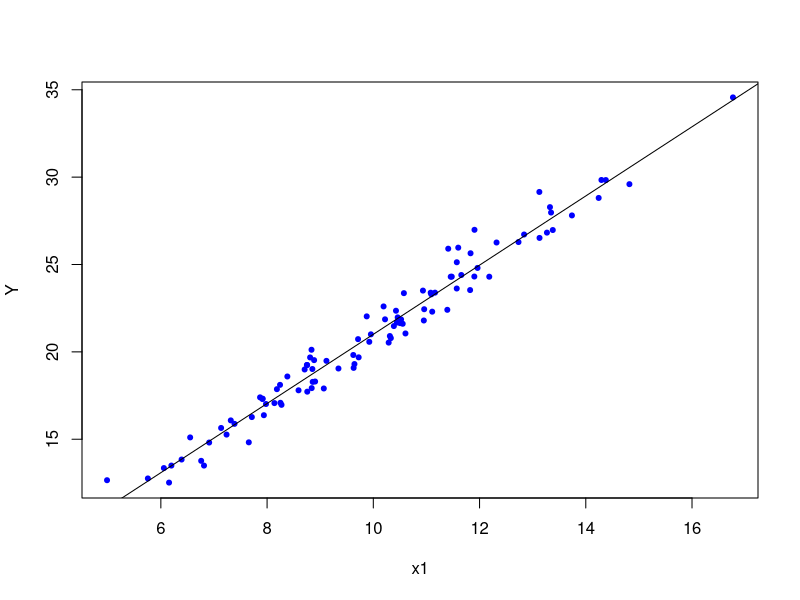

Source code (R): (Note: a time limit stopped this script after it produced the figure.)
## ---- chunk 1
set.seed(1001)
N <- 100
int <- rep(1, N)
x1 <- rnorm(N, mean = 10, sd = 2)
Y <- rnorm(N, 2*x1 + int, 1)
model <- lm(Y ~ x1)
beta <- coef(model)
beta

plot(x1, Y, col = "blue", pch = 20)
abline(beta)
## ---- chunk 2
#starting points
set.seed(234)
b <- runif(1, 0, 1)
c <- runif(1, 0, 1)
n <- length(x1)
  
#function
yhat <- c + b * x1
  
#gradient
MSE <- sum((Y - yhat) ^ 2) / n
converged = FALSE
iterations = 0
  
#while loop
while (converged == FALSE) {
    b_new <- b - ((0.01 * (1 / n)) * (sum((Y - yhat) * x1 * (-1))))
    c_new <- c - ((0.01 * (1 / n)) * (sum(Y - yhat) * (-1)))
    b <- b_new
    c <- c_new
    
    yhat <- b * x1 + c
    MSE_new <- sum((Y - yhat) ^ 2) / n
    MSE <- c(MSE, MSE_new)
    
    d = tail(abs(diff(MSE)), 1)
    if (round(d, 12) == 0) converged = TRUE
    iterations = iterations + 1
    if (iterations > 100000) converged = TRUE
}

c(iterations, c, b)
## ---- chunk 3
set.seed(1001)
N <- 1000
int <- rep(1, N)
x1 <- rnorm(N, mean = 10, sd = 2)
Y <- rnorm(N, 2*x1 + int, 1)
model <- lm(Y ~ x1)
beta <- coef(model)

grdescent <- function(x, y, lr,  maxiter) {
  #starting points
  set.seed(234)
  b <- runif(1, 0, 1)
  c <- runif(1, 0, 1)
  n <- length(x)
  
  #function
  yhat <- c + b * x
  
  #gradient
  MSE <- sum((y - yhat) ^ 2) / n
  converged = FALSE
  iterations = 0
  
  #while loop
  while (converged == F) {
    b_new <- b - ((lr * (1 / n)) * (sum((y - yhat) * x * (-1))))
    c_new <- c - ((lr * (1 / n)) * (sum(y - yhat) * (-1)))
    b <- b_new
    c <- c_new
    
    yhat <- b * x + c
    MSE_new <- sum((y - yhat) ^ 2) / n
    MSE <- c(MSE, MSE_new)
    d = tail(abs(diff(MSE)), 1)
    
    if (round(d, 12) == 0) {
      converged = TRUE
      return(paste("Iterations: ", iterations, "Intercept: ", c, "Slope: ", b))
    }
    iterations = iterations + 1
    if (iterations > maxiter) {
      converged = TRUE
      return(paste("Max. iter. reached, ", "Intercept:",
                   c, "Slope:", b))
    }
  }
}

grdescent(x1, Y, 0.01, 100000)
beta
## ---- chunk 4
set.seed(1001)
N <- 1000
int <- rep(1, N)
x1 <- rnorm(N, mean = 10, sd = 2)
Y <- rnorm(N, 2*x1 + int, 1)
model <- lm(Y ~ x1)
beta <- coef(model)

# Starting points
set.seed(234)
b <- runif(1, 0, 1)
c <- runif(1, 0, 1)

# Stochastic Gradient Descent
learning_rate <- 0.01
max_iterations <- 100000
converged <- FALSE
iterations <- 0

while (!converged && iterations < max_iterations) {
  i <- sample(1:N, 1) # Randomly select an index for stochastic update
  x_i <- x1[i]
  y_i <- Y[i]
  
  yhat_i <- c + b * x_i 
  # If we split the data and use x_i from the validation set,
  # MSE becomes the validation error 
  
  # Update rules for SGD: using just one data point
  # Note that y_i could be from the validation set
  b_new <- b - learning_rate * (yhat_i - y_i) * x_i
  c_new <- c - learning_rate * (yhat_i - y_i)
  
  if (abs(b_new - b) < 1e-8) {
    converged <- TRUE
  }
  
  b <- b_new
  c <- c_new
  iterations <- iterations + 1
  
  # Note that we can calculate MSPE if use validation set 
  yhat <- b * x1 + c
  MSE_new <- sum((Y - yhat) ^ 2) / n
  MSE <- c(MSE, MSE_new)
  d = tail(abs(diff(MSE)), 1)
  
}

c(iterations, c, b)
beta
tail(MSE, 1)
d
## ---- chunk 5
set.seed(1001)
N <- 10000000
int <- rep(1, N)
x1 <- rnorm(N, mean = 10, sd = 2)
Y <- rnorm(N, 2*x1 + int, 1)
model <- lm(Y ~ x1)
beta <- coef(model)
beta

# Starting points
set.seed(234)
b <- runif(1, 0, 1)
c <- runif(1, 0, 1)
n <- length(x1)

# Parameters
learning_rate <- 0.01
batch <- 10000
epochs <- 10 # Reduced for practicality
epsilon <- 1e-6 # Small threshold for convergence check

# Gradient
yhat <- c + b * x1
MSE <- sum((Y - yhat) ^ 2) / n
converged <- FALSE
iterations <- 0
MSE_change <- numeric(epochs) # Pre-allocate for efficiency

# While loop
while (!converged && iterations < epochs) {
  # Shuffle data points
  indices <- sample(n, n)
  
  for (i in seq(1, n, by = batch)) {
    idx <- indices[i:min(i + batch - 1, n)]
    x_batch <- x1[idx]
    y_batch <- Y[idx]
    
    yhat_batch <- c + b * x_batch
    
    # Gradient calculation
    b_gradient <- -(1 / length(idx)) * sum((y_batch - yhat_batch) * x_batch)
    c_gradient <- -(1 / length(idx)) * sum(y_batch - yhat_batch)
    
    # Update parameters
    b <- b - learning_rate * b_gradient
    c <- c - learning_rate * c_gradient
  }
  
  # Recalculate yhat and MSE
  yhat <- c + b * x1
  MSE_new <- sum((Y - yhat) ^ 2) / n
  MSE_change[iterations + 1] <- abs(MSE_new - MSE)
  MSE <- MSE_new
  
  # Check for convergence
  if (MSE_change[iterations + 1] < epsilon) {
    converged <- TRUE
  }
  
  iterations <- iterations + 1
}

# Trim the unused portion of the pre-allocated vector
MSE_change <- MSE_change[1:iterations]

# Output
list(iterations = iterations, c = c, b = b, MSE_change = tail(MSE_change, 1), beta)
## ---- chunk 6
set.seed(1001)
N <- 1000000
int <- rep(1, N)
x1 <- rnorm(N, mean = 10, sd = 2)
Y <- rnorm(N, 2*x1 + int, 1)
model <- lm(Y ~ x1)
b <- coef(model)
b

# Starting points
set.seed(234)
b <- runif(1, 0, 1)
c <- runif(1, 0, 1)
n <- length(x1)

# Parameters
initial_learning_rate <- 0.01
decay_rate <- 0.99999
batch_size <- 50
max_iterations <- 100
tolerance <- 1e-8

# Function
yhat <- c + b * x1

# Gradient
MSE <- sum((Y - yhat) ^ 2) / n
converged = F
iterations = 0
num_batches <- ceiling(n / batch_size)

# While loop
while (!converged && iterations < max_iterations) {
  # Shuffle data points
  indices <- sample(n, n)
  
  for (i in seq(1, n, by = batch_size)) {
    idx <- indices[i:min(i + batch_size - 1, n)]
    x_batch <- x1[idx]
    y_batch <- Y[idx]
    
    yhat_batch <- c + b * x_batch
    
    learning_rate <- initial_learning_rate * decay_rate^iterations
    
    b_new <- b - learning_rate * ((1 / length(idx)) * 
                                    sum((y_batch - yhat_batch) *
                                          x_batch * (-1)))
    c_new <- c - learning_rate * ((1 / length(idx)) *
                                    sum(y_batch - yhat_batch) * (-1))
    
    b <- b_new
    c <- c_new
  }
  
  yhat <- b * x1 + c
  MSE_new <- sum((Y - yhat) ^ 2) / n
  d = abs(MSE_new - tail(MSE, 1))
  
  if (d < tolerance) converged = T
  MSE <- c(MSE, MSE_new)
  
  iterations = iterations + 1
}

c(iterations, c, b)
